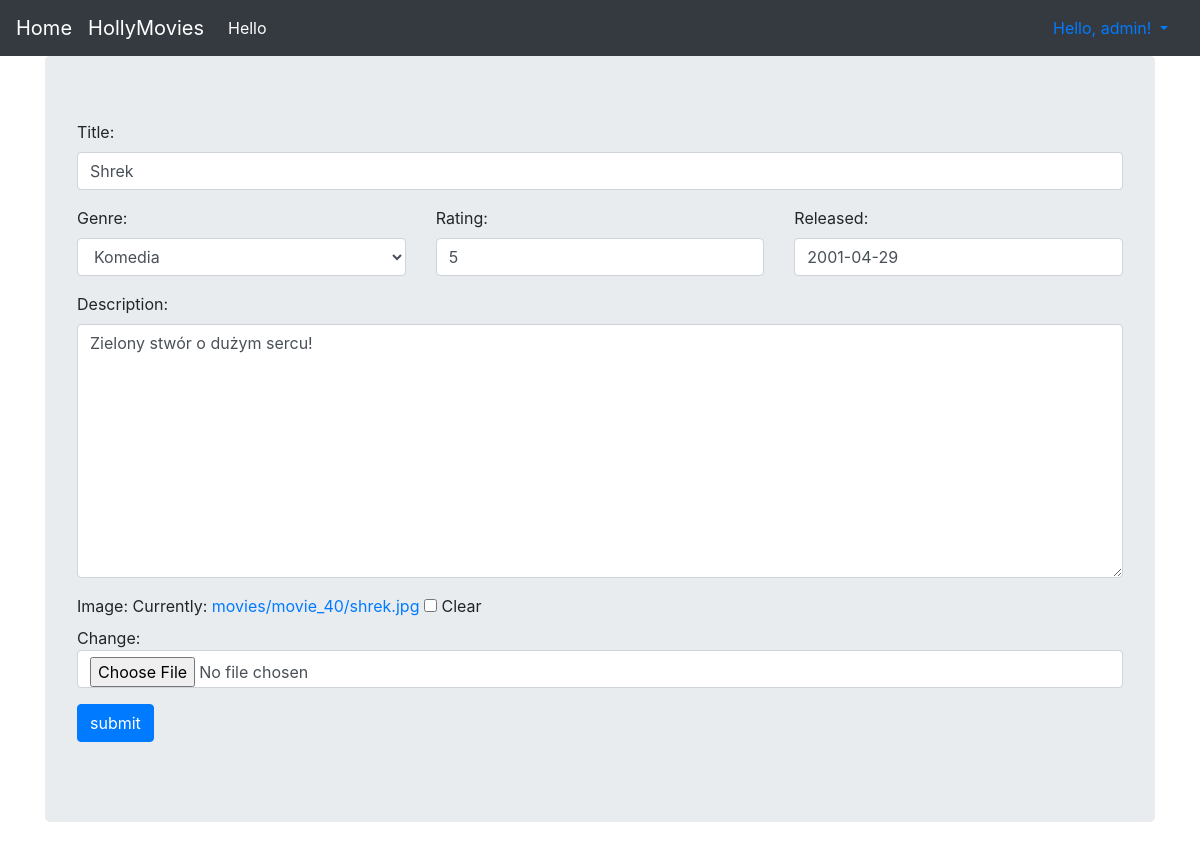
The app's page /viewer/movie/update/40/ (signed in), older data.
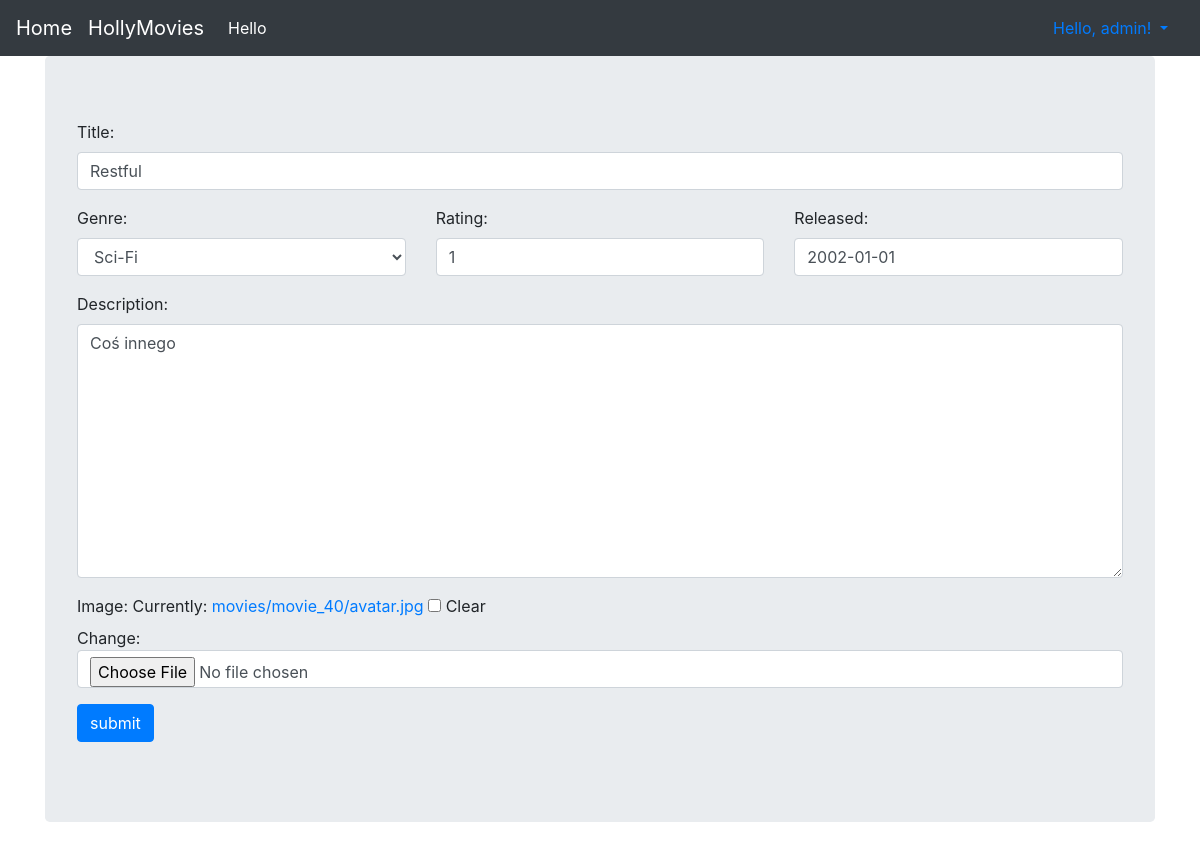
The same page, newer data.
### viewer/models.py (models this page shows, shortened)
class Movie(Model):
    title = CharField(max_length=170)
    genre = ForeignKey(Genre, on_delete=DO_NOTHING)
    rating = IntegerField()
    released = DateField()
    description = TextField()
    image = ImageField(null=True, blank=True,
                       upload_to=get_upload_path,
                       validators=[
                           FileExtensionValidator(
                               allowed_extensions=['bmp', 'jpg', 'jpeg', 'jpe', 'gif', 'tif', 'tiff', 'png']
                           )]
                       )
    created = DateTimeField(auto_now_add=True)

### viewer/views.py (the view, shortened to what this page needs)
# urls.py: path('movie/update/<int:pk>/', MovieUpdateView.as_view(), name="movie_update"),
class MovieUpdateView(PermissionRequiredMixin, UpdateView):
    template_name = "form.html"
    model = Movie
    form_class = MovieForm
    success_url = reverse_lazy("viewer:movie")
    permission_required = 'viewer.change_movie'

### viewer/forms.py (shortened to what this page needs)
class MovieForm(ModelForm):
    class Meta:
        model = Movie
        fields = "__all__"
    title = CharField(validators=[capitalized_validator])
    rating = IntegerField(min_value=1, max_value=9)
    released = PastDateField()
    def __init__(self, *args, **kwargs):
        super().__init__(*args, **kwargs)
        for visible in self.visible_fields():
            visible.field.widget.attrs['class'] = 'form-control'

### viewer/models.py (called while the page is built)
    def __str__(self):
        return self.name

### viewer/templates/form.html (shortened to what this page needs)
{% extends "base.html" %}
{% block content %}
    <form method="post" enctype="multipart/form-data">
        <div class="form-group">
            <label for="{{ form.title.id_for_label }}">Title:</label>
            {{ form.title }}
        </div>
        <div class="row">
            <div class="col">
                <div class="form-group">
                    <label for="{{ form.genre.id_for_label }}">Genre:</label>
                    {{ form.genre }}
                </div>
            </div>
            <div class="col">
                <div class="form-group">
                    <label for="{{ form.rating.id_for_label }}">Rating:</label>
                    {{ form.rating }}
                </div>
            </div>
            <div class="col">
                <div class="form-group">
                    <label for="{{ form.released.id_for_label }}">Released:</label>
                    {{ form.released }}
                </div>
            </div>
        </div>
        <div class="form-group">
            <label for="{{ form.description.id_for_label }}">Description:</label>
            {{ form.description }}
        </div>
        <div class="form-group">
            <label for="{{ form.image.id_for_label }}">Image: </label>
            {{ form.image }}
        </div>
        <input type="submit" value="submit" class="btn btn-primary">
    </form>
{% endblock %}

Row changes from the older to the newer data that the page shows:
changed Movie: title "Shrek" → "Restful"; genre "Komedia" → "Sci-Fi"; rating "5" → "1"; released "2001-04-29" → "2002-01-01"; description "Zielony stwór o dużym sercu!" → "Coś innego"
Text that changed along with them:
text no longer shown: "Currently: movies/movie_40/shrek.jpg Clear Change:"
text now shown: "Currently: movies/movie_40/avatar.jpg Clear Change:"
